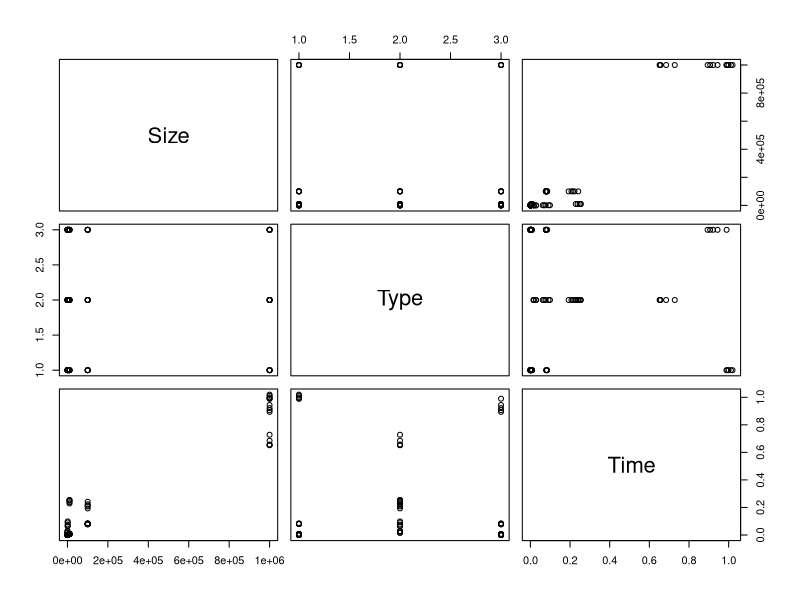
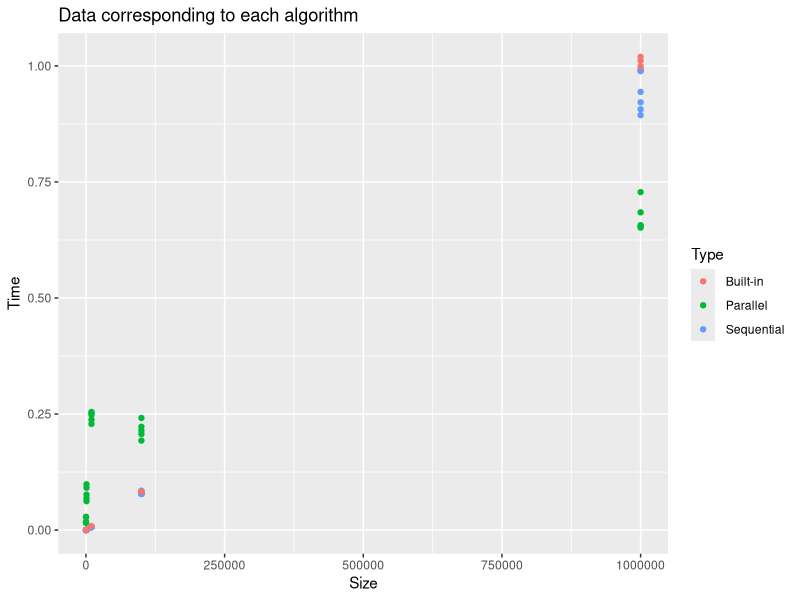
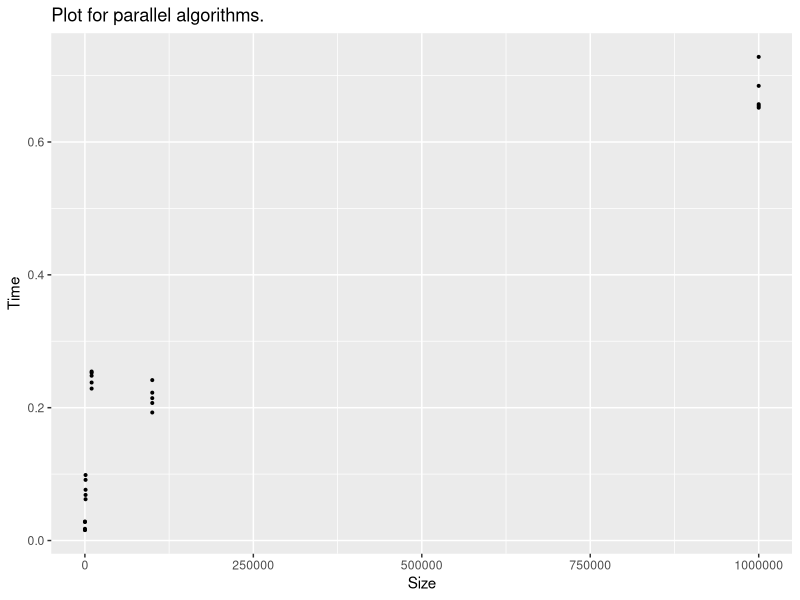
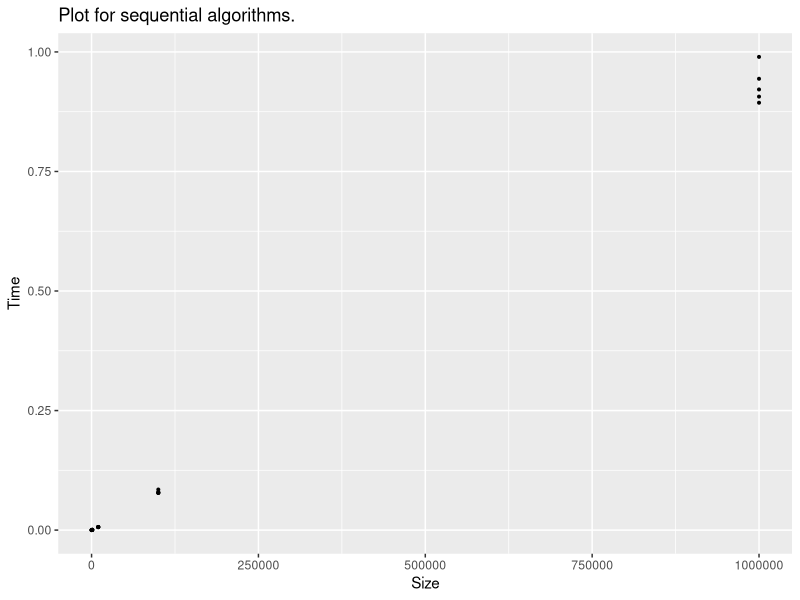
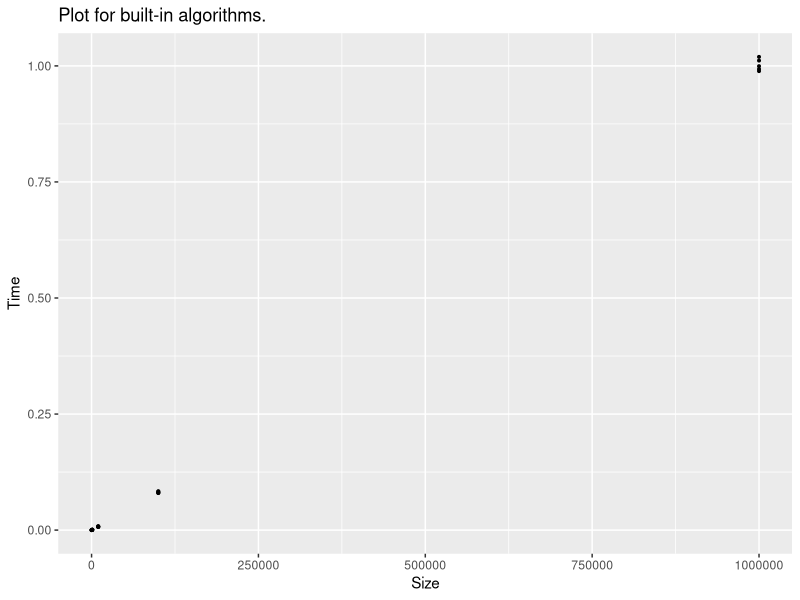
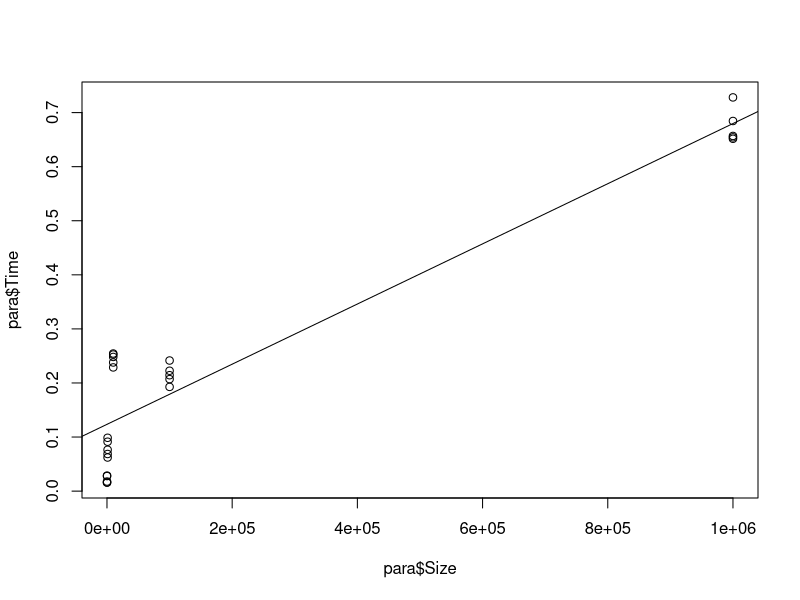
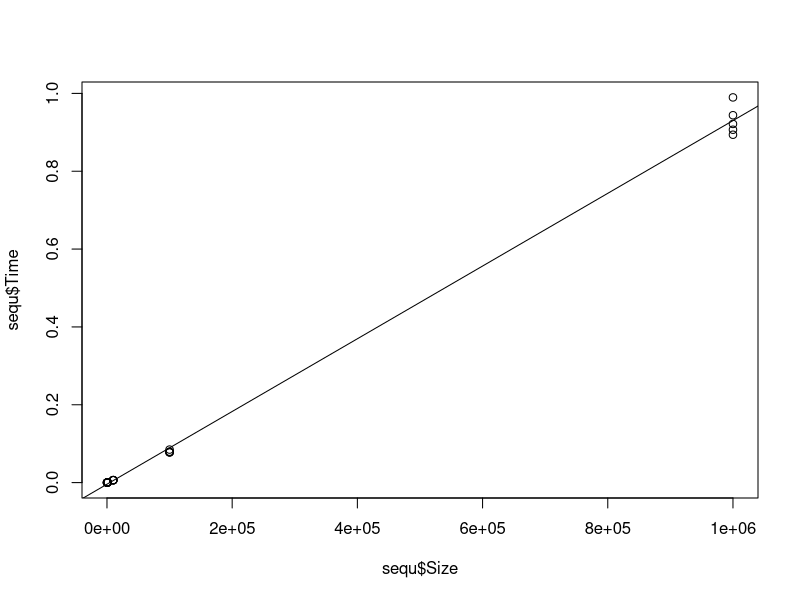
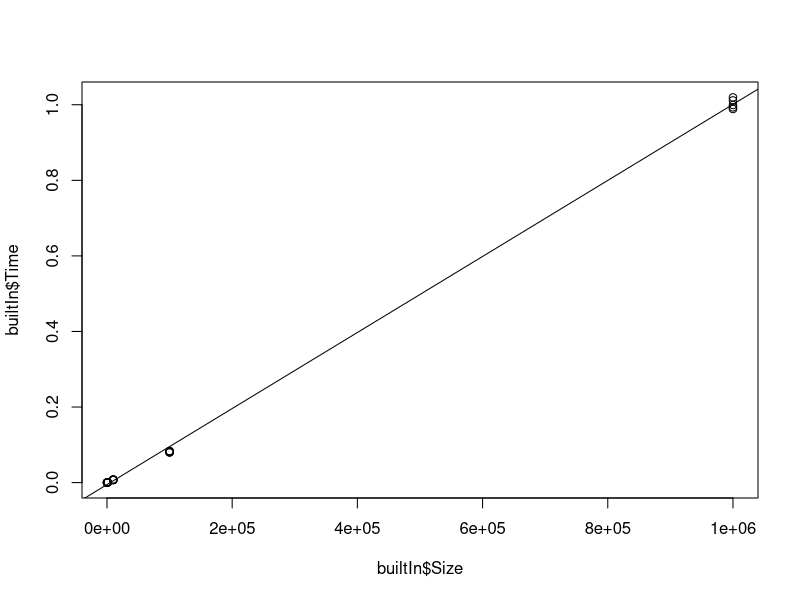

Reproduce these figures in R, in order.
## ---- chunk 1
data = read.csv("archive_quicksort/measurements.csv")
df = data.frame(data)
plot(df)

summary(df)
## ---- chunk 2
library(ggplot2)
ggplot(df, aes(x = Size, y = Time, colour = Type,  group = Type)) + geom_point() + ggtitle("Data corresponding to each algorithm")
## ---- chunk 3
library(dplyr)
library(broom)

## ---- chunk 4
para = df[df$Type == " Parallel",] 
sequ = df[df$Type == " Sequential",]
builtIn = df[df$Type == " Built-in",]

ggplot(para, aes(x = Size, y= Time)) + geom_point(size = 0.7) + ggtitle("Plot for parallel algorithms.")
## ---- chunk 5
ggplot(sequ, aes(x = Size, y= Time)) + geom_point(size = 0.7) + ggtitle("Plot for sequential algorithms.")

## ---- chunk 6
ggplot(builtIn, aes(x = Size, y= Time)) + geom_point(size = 0.7) + ggtitle("Plot for built-in algorithms.")
## ---- chunk 7

regp = lm(data = para, Time ~ Size)
summary(regp)
plot(x = para$Size,y = para$Time)
abline(regp)
## ---- chunk 8

regq = lm(data = sequ, Time ~ Size)
summary(regq)
par(mfrow~c(1,1))
plot(x = sequ$Size,y = sequ$Time)
abline(regq)


## ---- chunk 9
regb = lm(data = builtIn, Time ~ Size)
summary(regb)
par(mfrow~c(1,1))
plot(x = builtIn$Size,y = builtIn$Time)
abline(regb)
## ---- chunk 10
ggplot(df, aes(x = Size, y = Time, colour = Type,  group = Type)) + geom_point() + ggtitle("Data with regresion lines for each of algorithms") + geom_abline(intercept = coef(regp)["(Intercept)"], slope = coef(regp)["Size"], colour = "green" ) +geom_abline(intercept = coef(regq)["(Intercept)"], slope = coef(regq)["Size"], colour = "blue" ) + geom_abline(intercept = coef(regb)["(Intercept)"], slope = coef(regb)["Size"], colour = "red" )
## ---- chunk 11
dataEdin = read.csv("MyData/measurements.csv")
dE = data.frame(dataEdin)
summary(dE)
## ---- chunk 12
ggplot(dE, aes(x = Size, y = Time, colour = Type,  group = Type)) + geom_point() + ggtitle("Plot for different types of algorithms")
## ---- chunk 13
dataShad = read.csv("ShadMeasurements.csv")
dS = data.frame(dataShad)
summary(dS)
## ---- chunk 14
ggplot(dS, aes(x = Size, y = Time, colour = Type,  group = Type)) + geom_point() + ggtitle("Plot for different types of algorithms(1m)")
ggplot(dE, aes(x = Size, y = Time, colour = Type,  group = Type)) + geom_point() + ggtitle("Plot for different types of algorithms(1m)")

ggplot(dS[dS$Type == " Sequential",],  aes(x = Size, y = Time, colour = Type,  group = Type)) + geom_point(colour="#619CFF") + ggtitle("Sequential algorithm on machine S (1m)")
ggplot(dE[dE$Type == " Sequential",] , aes(x = Size, y = Time, colour = Type,  group = Type)) + geom_point(colour="#619CFF") + ggtitle("Sequential algorithm on machine E (1m")

ggplot(dS[dS$Type == " Parallel",],  aes(x = Size, y = Time, colour = Type,  group = Type)) + geom_point(colour="#00BA38") + ggtitle("Parallel algorithm on machine S (1m")
ggplot(dE[dE$Type == " Parallel",] , aes(x = Size, y = Time, colour = Type,  group = Type)) + geom_point(colour="#00BA38") + ggtitle("Parallel algorithm on machine E (1m")

ggplot(dS[dS$Type == " Built-in",],  aes(x = Size, y = Time, colour = Type,  group = Type)) + geom_point(colour = "#F8766D") + ggtitle("Built-in  algorithm on machine S (1m)")
ggplot(dE[dE$Type == " Built-in",] , aes(x = Size, y = Time, colour = Type,  group = Type)) + geom_point(colour = "#F8766D") + ggtitle("Built-in  algorithm on machine E (1m)")



## ---- chunk 15
dataEdin2 = read.csv("MyData2milion/measurements.csv")
dE2 = data.frame(dataEdin2)
summary(dE2)
## ---- chunk 16
ggplot(dE2, aes(x = Size, y = Time, colour = Type,  group = Type)) + geom_point() + ggtitle("Plot for different types of algorithms (2 milion)")
## ---- chunk 17
dataShad2 = read.csv("ShadMeasurements2.csv")
dS2 = data.frame(dataShad2)
summary(dS2)
## ---- chunk 18
ggplot(dS2, aes(x = Size, y = Time, colour = Type,  group = Type)) + geom_point() + ggtitle("Plot for different types of algorithms (2 milion)")
## ---- chunk 19
paraS2 = dS2[dS2$Type == " Parallel",] 
regpS2 <- lm(data=paraS2, Time~Size)
summary(regpS2)
regpS2log <- lm(data=paraS2, Time~log(Size))
summary(regpS2log)
## ---- chunk 20
para2 = dS2[dS2$Type == "Parallel",]
test <- function(x) {coef(regpS2log)["log(Size)"]*log(x) + coef(regpS2log)["(Intercept)"]}
ggplot(dS2, aes(x = Size, y = Time, colour = Type,  group = Type)) + geom_point() + ggtitle("Data with regresion lines for each of algorithms") + stat_function(fun=test,color="green")
